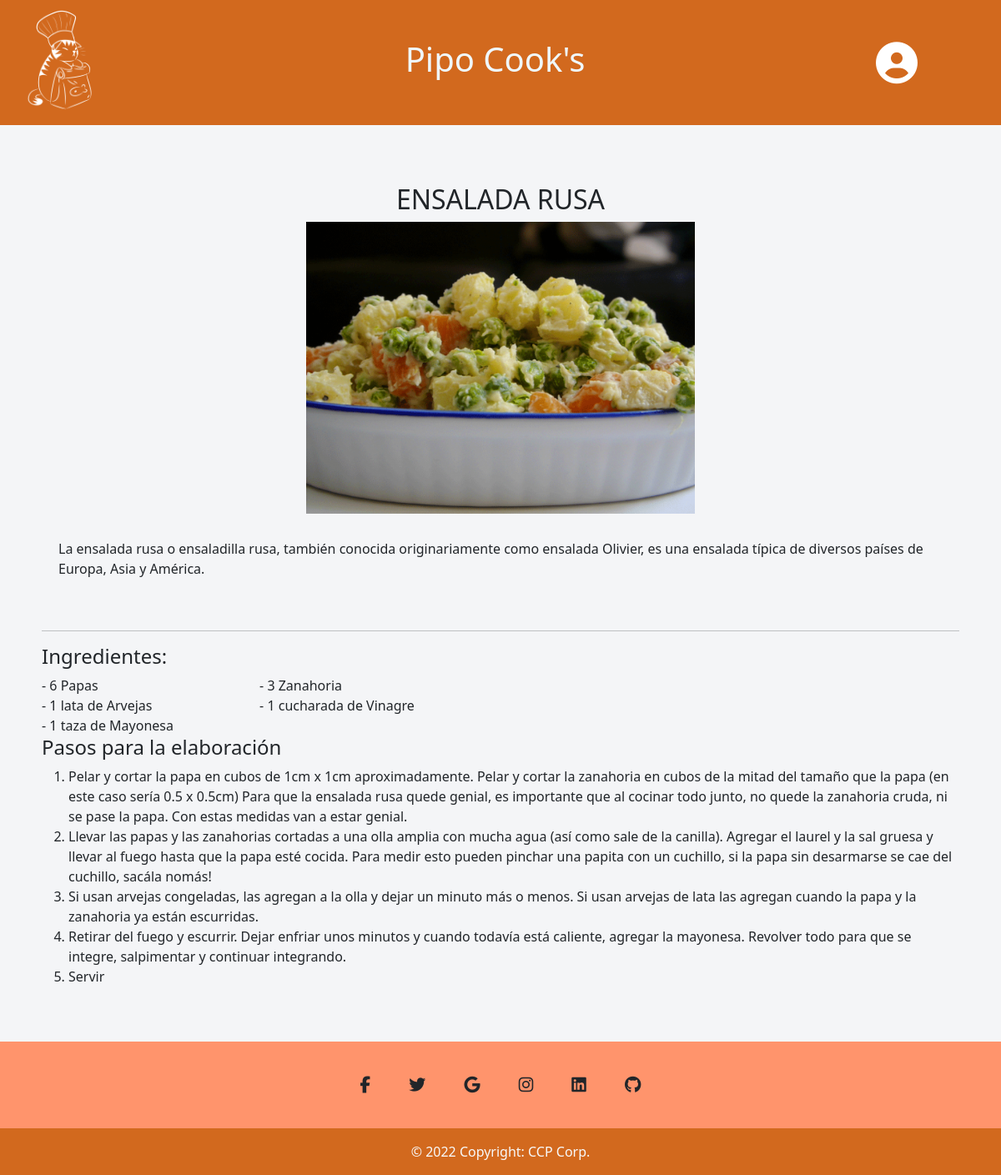
Page /pipocooks-PHP/templates/receta.php?idUsuario=1&idReceta=2 on the committed database.
### tables this page shows
CREATE TABLE `recetas` (
  `idReceta` int(11) NOT NULL,
  `nombre_receta` varchar(45) NOT NULL,
  `descripcion_receta` varchar(500) NOT NULL,
  `imagen_receta` varchar(100) NOT NULL
);

CREATE TABLE `ingredientes` (
  `idIngrediente` int(11) NOT NULL,
  `nombre_ingrediente` varchar(45) NOT NULL,
  `cantidad` float NOT NULL,
  `medida` varchar(45) NOT NULL,
  `idRecetaFK` int(11) NOT NULL
);

### pipocooks-PHP/templates/receta.php (the view, shortened to what this page needs)
<?php
$idUsuario = $_REQUEST["idUsuario"];
$idReceta = $_REQUEST["idReceta"];
$dbh = new PDO("mysql:host=$host;dbname=$dbname", $user, $pwd);
$consultaReceta = $dbh->prepare("select * from recetas where idReceta=" . $idReceta);
$consultaReceta->execute();
while($resultadoReceta = $consultaReceta->fetch(PDO::FETCH_ASSOC))
{
    $nombreReceta =  $resultadoReceta['nombre_receta'];
    $descripcionReceta =  $resultadoReceta['descripcion_receta'];
    $imagenReceta = $resultadoReceta['imagen_receta'];
}
$consultaIngredientes = $dbh->prepare("select * from ingredientes where idRecetaFK=" . $idReceta);
$consultaIngredientes->execute();
while($resultadoIngrediente = $consultaIngredientes->fetch(PDO::FETCH_ASSOC))
{
    $nombreIngrediente[] =  trim($resultadoIngrediente['nombre_ingrediente']);
    $cantidadIngrediente[] =  $resultadoIngrediente['cantidad'];
    $medidaIngrediente[] = $resultadoIngrediente['medida'];
}
$consultaPasos = $dbh->prepare("select * from pasos where idRecetaFK=" . $idReceta);
$consultaPasos->execute();
while($resultadoPasos = $consultaPasos->fetch(PDO::FETCH_ASSOC))
{
    $idPasos[] = $resultadoIngrediente['idIngrediente'];
    $descripcionPasos[] =  trim($resultadoPasos['descripcion_pasos']);
}
?>
<!DOCTYPE html>
<html lang="en">
<head>
    <link rel="stylesheet" href="../css/styles-index.css">
    <link rel="stylesheet" href="../css/styles-receta.css">
    <link href="https://cdn.jsdelivr.net/npm/bootstrap@5.1.3/dist/css/bootstrap.min.css" rel="stylesheet">
    <link href="https://cdn.jsdelivr.net/npm/bootstrap@5.2.1/dist/css/bootstrap.min.css" rel="stylesheet">
</head>
<body>
<header class="header">
        <img src="../img/logoTransparente.png" width="150px" alt="">
        <a href="../index.php?idUsuario=<?php echo $idUsuario; ?>" style="color: aliceblue !important; text-decoration: none !important;"><h1>Pipo Cook's</h1></a>
        <div class="dropdown" style="width: 163px;">
            <button class="btn" type="button" id="dropdownMenuButton1" data-bs-toggle="dropdown" aria-expanded="false" style="font-size: 50px; text-align: end;"><i style="color: white;" class="fa-solid fa-circle-user"></i>
            </button>
        </div>
    </header>
    <main class="main espaciado">
        <div class="headerReceta">
            <h2><?php
            echo $nombreReceta; ?></h2>
        </div>
        <div class="receta">
            <img src="../img/<?php echo $imagenReceta; ?>" alt="<?php echo $nombreReceta; ?>" height="350px">
            <p class="descripcion"><?php echo $descripcionReceta; ?></p>
        </div>
        <hr>
        <section class="ingredientes">
            <h4 style="grid-area: ingredientes;">Ingredientes:</h4>
            <?php
            for($i = 0; $i < sizeof($nombreIngrediente); $i++){
                        ?>
            <div>- <?php echo $cantidadIngrediente[$i];
            if($medidaIngrediente[$i] != "unidad"){
                echo " ", $medidaIngrediente[$i], " de ";
                }
                echo " ", $nombreIngrediente[$i];?></div>
            <?php } ?>
        </section>
        <section class="pasos">
            <h4>Pasos para la elaboración</h4>
            <ol style="font-size: 16px;">
            <?php
            for($i = 0; $i < sizeof($idPasos); $i++){
                ?>
                <li><?php echo $descripcionPasos[$i]; ?></li>
                <?php } ?>
            </ol>
        </section>
    </main>
    <footer class="text-center text-white" style="background-color: #ff946c;">
        <div class="container pt-4">
            <section class="mb-4">
                <a class="btn btn-link btn-floating btn-lg text-dark m-1" href="#!" role="button" data-mdb-ripple-color="dark"><i class="fab fa-facebook-f"></i></a>
                <a class="btn btn-link btn-floating btn-lg text-dark m-1" href="#!" role="button" data-mdb-ripple-color="dark"><i class="fab fa-twitter"></i></a>
                <a class="btn btn-link btn-floating btn-lg text-dark m-1" href="#!" role="button" data-mdb-ripple-color="dark"><i class="fab fa-google"></i></a>
                <a class="btn btn-link btn-floating btn-lg text-dark m-1" href="#!" role="button" data-mdb-ripple-color="dark"><i class="fab fa-instagram"></i></a>
                <a class="btn btn-link btn-floating btn-lg text-dark m-1" href="#!" role="button" data-mdb-ripple-color="dark"><i class="fab fa-linkedin"></i></a>
                <a class="btn btn-link btn-floating btn-lg text-dark m-1" href="#!" role="button" data-mdb-ripple-color="dark"><i class="fab fa-github"></i></a>
            </section>
        </div>
        <div class="text-center text-light p-3 footer" style="background-color: chocolate;">
            © 2022 Copyright: CCP Corp.
        </div>
    </footer>
</body>
</html>

### pipocooks-PHP/css/styles-index.css (style rules this page uses)
* { margin: 0; padding: 0; text-decoration: none; }
body { background-color: #f4f5f7 !important; }
:root { --color-fuente: hsl(27, 100%, 20%); }
.header { display: flex; justify-content: space-between; align-items: center; width: 100%; background-color:chocolate; margin-bottom: 20px; color: #f4f5f7; }
.main { height: 100vh; }
.fa-circle-user { color: var(--color-fuente); }
@media (max-width: 1280px) { .main { height: auto !important; } }

### pipocooks-PHP/css/styles-receta.css (style rules this page uses)
* { padding: 0; margin: 0; box-sizing: border-box; }
.espaciado { width: 100%; padding: 50px; margin: auto; }
.receta { display: grid; justify-items: center; }
.descripcion { padding: 30px 20px; }
.ingredientes { display: grid; grid-template-rows: auto auto; grid-template-areas: "ingredientes ingredientes"; width: 50%; }
.headerReceta { text-align: center; }

### rows in the picture
recetas: nombre_receta "ENSALADA RUSA", imagen_receta (picture), descripcion_receta "La ensalada rusa o ensaladilla rusa, también conocida originariamente como ensalada Olivier, es una ensalada típica de diversos países de Europa, Asia y América."
ingredientes: idIngrediente "6", cantidad "1"

### other values in the picture
$nombreIngrediente[$i] "Papas"
$cantidadIngrediente[$i] "3"
$nombreIngrediente[$i] "Zanahoria"
$medidaIngrediente[$i] "lata"
$nombreIngrediente[$i] "Arvejas"
$medidaIngrediente[$i] "cucharada"
$nombreIngrediente[$i] "Vinagre"
$medidaIngrediente[$i] "taza"
$nombreIngrediente[$i] "Mayonesa"
$descripcionPasos[$i] "Si usan arvejas congeladas, las agregan a la olla y dejar un minuto más o menos. Si usan arvejas de lata las agregan cuando la papa y la zanahoria ya están escurridas."
$descripcionPasos[$i] "Retirar del fuego y escurrir. Dejar enfriar unos minutos y cuando todavía está caliente, agregar la mayonesa. Revolver todo para que se integre, salpimentar y continuar integrando."
$descripcionPasos[$i] "Servir"
